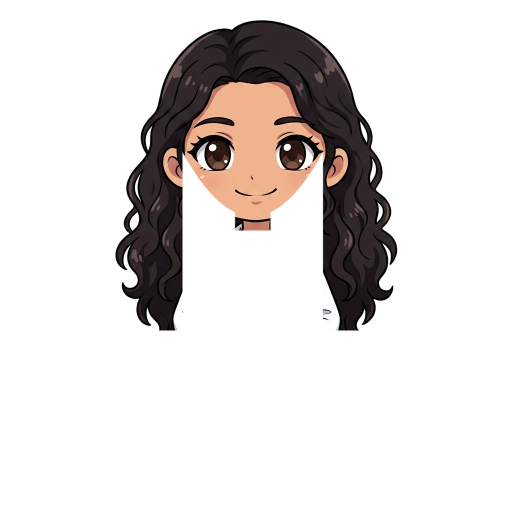
#> input picture image/avatar_head.png, 1024 x 1024 px, found by its file name (shown at 1/2 size)
$ python generate_head_expressions.py
#> lines starting #> are read from the running program, lines starting #| are printed output that depends on the picture
import os
from PIL import Image, ImageDraw, ImageFilter
import numpy as np

out_dir = r"d:\shunanda( natto don't delete)\shunanda portfolio\image"
head_base = Image.open(os.path.join(out_dir, "avatar_head.png")).convert("RGBA")
#> head_base is the input picture: PIL image 1024x1024 RGBA; mean R, G, B, A 207.9, 203.5, 202.7, 48.5
w, h = head_base.size
#> w = 1024; h = 1024

# [10 lines of commented-out code are left out]

skin_tone = (240, 188, 155, 255)

def draw_anime_eye(d, cx, cy, pupil_dx, pupil_dy, eye_h=32, is_happy=False, is_closed=False):
    if is_closed:
        # Closed eyelid arc
        d.arc([cx - 40, cy - 25, cx + 40, cy + 25], start=15, end=165, fill=(35, 22, 18, 255), width=6)
        return
    if is_happy:
        # Happy curved arc ( ^ _ ^ )
        d.arc([cx - 38, cy - 20, cx + 38, cy + 30], start=195, end=345, fill=(35, 22, 18, 255), width=7)
        return

    # 1. Eye socket / White sclera
    d.ellipse([cx - 38, cy - eye_h, cx + 38, cy + eye_h], fill=(250, 252, 255, 255))

    # 2. Large anime Iris
    ix = cx + pupil_dx
    iy = cy + pupil_dy
    iw = 25
    ih = eye_h - 4
    # Dark outer iris
    d.ellipse([ix - iw, iy - ih, ix + iw, iy + ih], fill=(55, 32, 24, 255))
    # Amber lower gradient
    d.ellipse([ix - iw + 3, iy - 2, ix + iw - 3, iy + ih - 2], fill=(135, 78, 45, 255))
    # Pupil
    d.ellipse([ix - 12, iy - 10, ix + 12, iy + 14], fill=(22, 12, 10, 255))

    # Highlights
    # Big top-left light
    d.ellipse([ix - 14, iy - 18, ix - 2, iy - 6], fill=(255, 255, 255, 255))
    # Small bottom-right light
    d.ellipse([ix + 6, iy + 4, ix + 13, iy + 11], fill=(255, 255, 255, 220))

    # Upper eyelash line
    d.arc([cx - 42, cy - eye_h - 8, cx + 42, cy + eye_h - 10], start=190, end=350, fill=(35, 22, 18, 255), width=7)
    # Upper lash flick
    d.line([(cx + 34, cy - eye_h + 2), (cx + 46, cy - eye_h - 4)], fill=(35, 22, 18, 255), width=5)

def create_head_variant(name, left_dx, left_dy, right_dx, right_dy, eye_h=32, is_happy=False, is_closed=False):
#> called with name = 'front', left_dx = 0, left_dy = 0, right_dx = 0, right_dy = 0, eye_h = 32, is_happy = False, is_closed = False
    img = head_base.copy()
    d = ImageDraw.Draw(img)

    # 1. Clear existing eye areas with skin tone
    d.ellipse([365, 255, 465, 345], fill=skin_tone)
    d.ellipse([540, 255, 640, 345], fill=skin_tone)

    # 2. Draw left eye and right eye
    draw_anime_eye(d, 415, 300, left_dx, left_dy, eye_h, is_happy, is_closed)
    draw_anime_eye(d, 590, 300, right_dx, right_dy, eye_h, is_happy, is_closed)

    # Subtle cute blush for friendly states
    d.ellipse([355, 335, 405, 360], fill=(255, 175, 175, 100))
    d.ellipse([600, 335, 650, 360], fill=(255, 175, 175, 100))

    path = os.path.join(out_dir, f"avatar_head_{name}.png")
    img.save(path, "PNG")
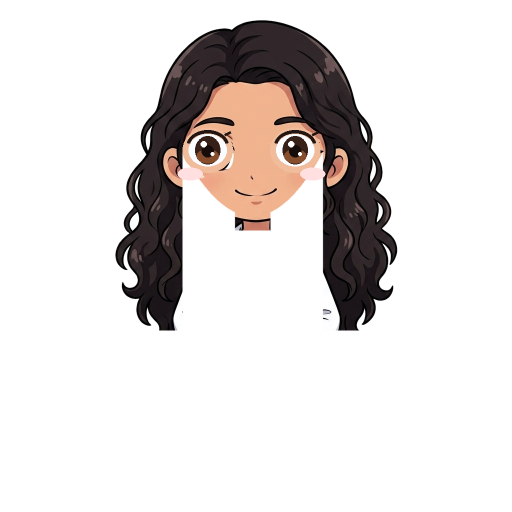
#> saved as avatar_head_front.png: PIL image 1024x1024 RGBA (shown at 1/2 size); mean R, G, B, A 208.6, 204.2, 203.4, 48.5; transparent parts drawn white
    print(f"Saved {path}")

# 1. Head Front (Default)
create_head_variant("front", 0, 0, 0, 0)

# 2. Look Right (About Me / Internship)
create_head_variant("look_right", 14, 1, 14, 1)
#> call 2 of create_head_variant, with name = 'look_right', left_dx = 14, left_dy = 1, right_dx = 14, right_dy = 1, eye_h = 32, is_happy = False, is_closed = False
#> in create_head_variant (call 2), `img.save(path, "PNG")`:
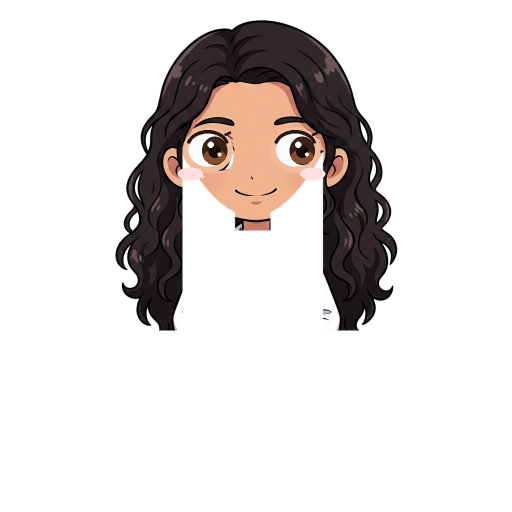
#> saved as avatar_head_look_right.png: PIL image 1024x1024 RGBA (shown at 1/2 size); mean R, G, B, A 208.6, 204.2, 203.4, 48.5; transparent parts drawn white

# 3. Look Left (Skills / DNA)
create_head_variant("look_left", -14, 1, -14, 1)
#> call 3 of create_head_variant, with name = 'look_left', left_dx = -14, left_dy = 1, right_dx = -14, right_dy = 1, eye_h = 32, is_happy = False, is_closed = False
#> in create_head_variant (call 3), `img.save(path, "PNG")`:
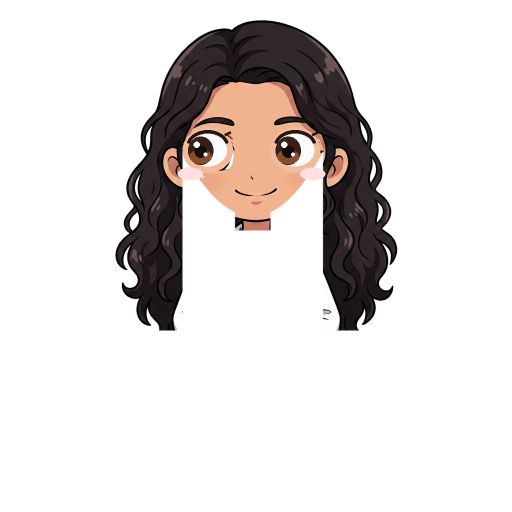
#> saved as avatar_head_look_left.png: PIL image 1024x1024 RGBA (shown at 1/2 size); mean R, G, B, A 208.6, 204.2, 203.4, 48.5; transparent parts drawn white

# 4. Look Down (Laptop / Journey)
create_head_variant("look_down", 0, 10, 0, 10, eye_h=25)
#> call 4 of create_head_variant, with name = 'look_down', left_dx = 0, left_dy = 10, right_dx = 0, right_dy = 10, eye_h = 25, is_happy = False, is_closed = False
#> in create_head_variant (call 4), `img.save(path, "PNG")`:
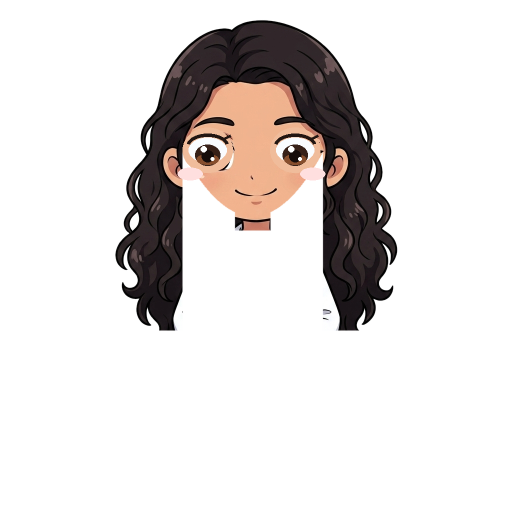
#> saved as avatar_head_look_down.png: PIL image 1024x1024 RGBA (shown at 1/2 size); mean R, G, B, A 208.8, 204.3, 203.5, 48.5; transparent parts drawn white

# 5. Look Microscope (Projects - Focused down-left into eyepiece)
create_head_variant("look_microscope", -12, 12, -10, 10, eye_h=24)
#> in create_head_variant (call 5), `img.save(path, "PNG")`:
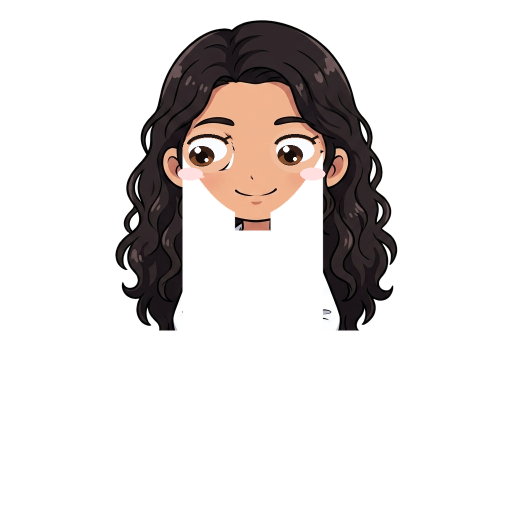
#> saved as avatar_head_look_microscope.png: PIL image 1024x1024 RGBA (shown at 1/2 size); mean R, G, B, A 208.8, 204.3, 203.6, 48.5; transparent parts drawn white

# 6. Look Up (Academic Evolution)
create_head_variant("look_up", 4, -12, 4, -12)
#> in create_head_variant (call 6), `img.save(path, "PNG")`:
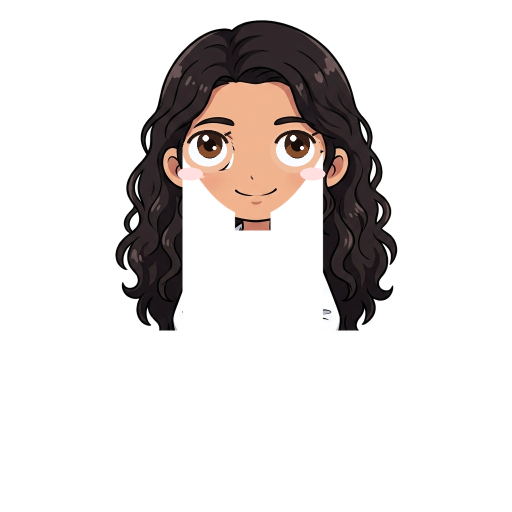
#> saved as avatar_head_look_up.png: PIL image 1024x1024 RGBA (shown at 1/2 size); mean R, G, B, A 208.7, 204.3, 203.5, 48.5; transparent parts drawn white

# 7. Happy Smile (Achievements / Milestone celebration)
create_head_variant("happy", 0, 0, 0, 0, is_happy=True)
#> in create_head_variant (call 7), `img.save(path, "PNG")`:
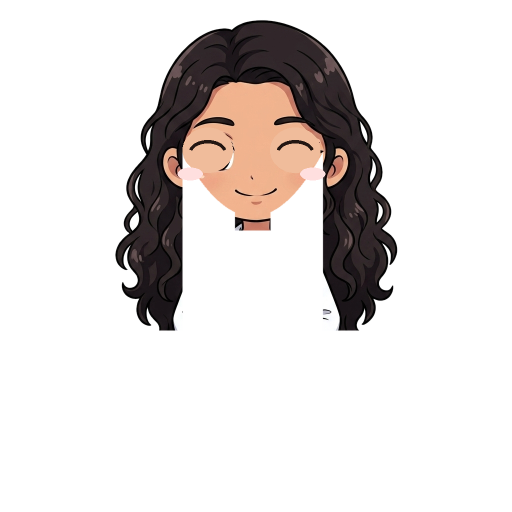
#> saved as avatar_head_happy.png: PIL image 1024x1024 RGBA (shown at 1/2 size); mean R, G, B, A 209.3, 204.6, 203.6, 48.5; transparent parts drawn white
